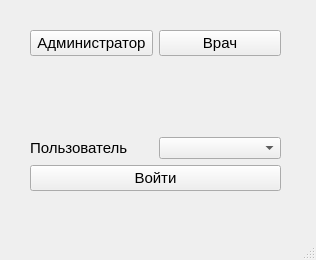
<?xml version="1.0" encoding="UTF-8"?>
<ui version="4.0">
 <class>admin_push_button_2</class>
 <widget class="QMainWindow" name="admin_push_button_2">
  <property name="geometry">
   <rect>
    <x>0</x>
    <y>0</y>
    <width>316</width>
    <height>260</height>
   </rect>
  </property>
  <property name="windowTitle">
   <string>MainWindow</string>
  </property>
  <widget class="QWidget" name="centralwidget">
   <widget class="QWidget" name="gridLayoutWidget">
    <property name="geometry">
     <rect>
      <x>30</x>
      <y>30</y>
      <width>251</width>
      <height>161</height>
     </rect>
    </property>
    <layout class="QGridLayout" name="gridLayout">
     <item row="2" column="0">
      <layout class="QHBoxLayout" name="horizontalLayout_2">
       <item>
        <widget class="QLabel" name="label">
         <property name="font">
          <font>
           <family>Segoe UI</family>
           <pointsize>11</pointsize>
          </font>
         </property>
         <property name="text">
          <string>Пользователь</string>
         </property>
        </widget>
       </item>
       <item>
        <widget class="QComboBox" name="users_combo_box"/>
       </item>
      </layout>
     </item>
     <item row="0" column="0">
      <layout class="QHBoxLayout" name="horizontalLayout">
       <item>
        <widget class="QPushButton" name="admin_push_button">
         <property name="font">
          <font>
           <family>Segoe UI</family>
           <pointsize>11</pointsize>
          </font>
         </property>
         <property name="text">
          <string>Администратор</string>
         </property>
        </widget>
       </item>
       <item>
        <widget class="QPushButton" name="doctor_push_button">
         <property name="font">
          <font>
           <family>Segoe UI</family>
           <pointsize>11</pointsize>
          </font>
         </property>
         <property name="text">
          <string>Врач</string>
         </property>
        </widget>
       </item>
      </layout>
     </item>
     <item row="1" column="0">
      <widget class="QLabel" name="user_label">
       <property name="font">
        <font>
         <family>Segoe UI</family>
         <pointsize>11</pointsize>
        </font>
       </property>
       <property name="text">
        <string/>
       </property>
      </widget>
     </item>
     <item row="3" column="0">
      <widget class="QPushButton" name="enter_push_button">
       <property name="font">
        <font>
         <family>Segoe UI</family>
         <pointsize>11</pointsize>
        </font>
       </property>
       <property name="text">
        <string>Войти</string>
       </property>
      </widget>
     </item>
    </layout>
   </widget>
  </widget>
  <widget class="QMenuBar" name="menubar">
   <property name="geometry">
    <rect>
     <x>0</x>
     <y>0</y>
     <width>316</width>
     <height>21</height>
    </rect>
   </property>
  </widget>
  <widget class="QStatusBar" name="statusbar"/>
 </widget>
 <resources/>
 <connections/>
</ui>
